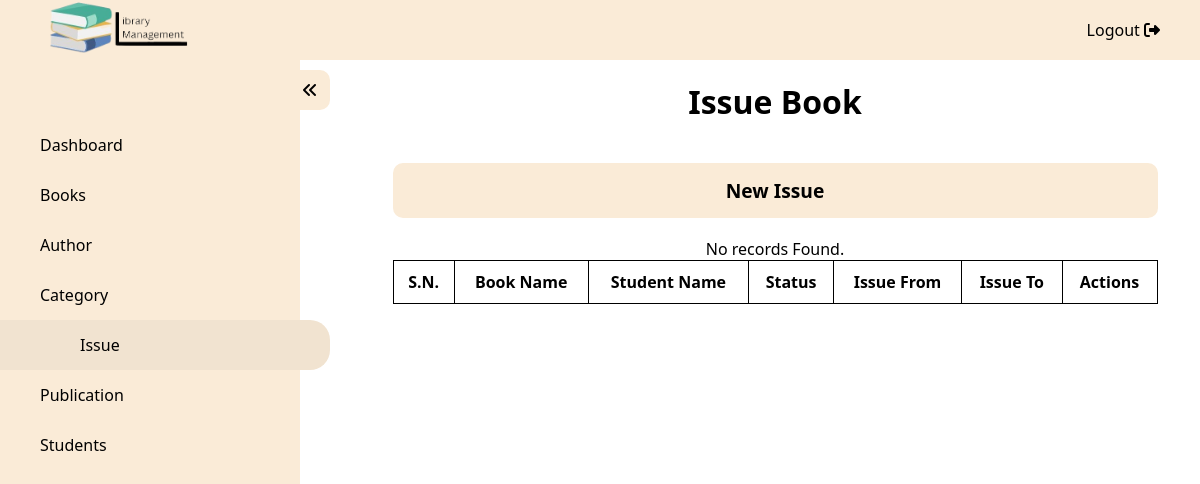
Page /admin/issue.php (signed in) on the earlier database version.
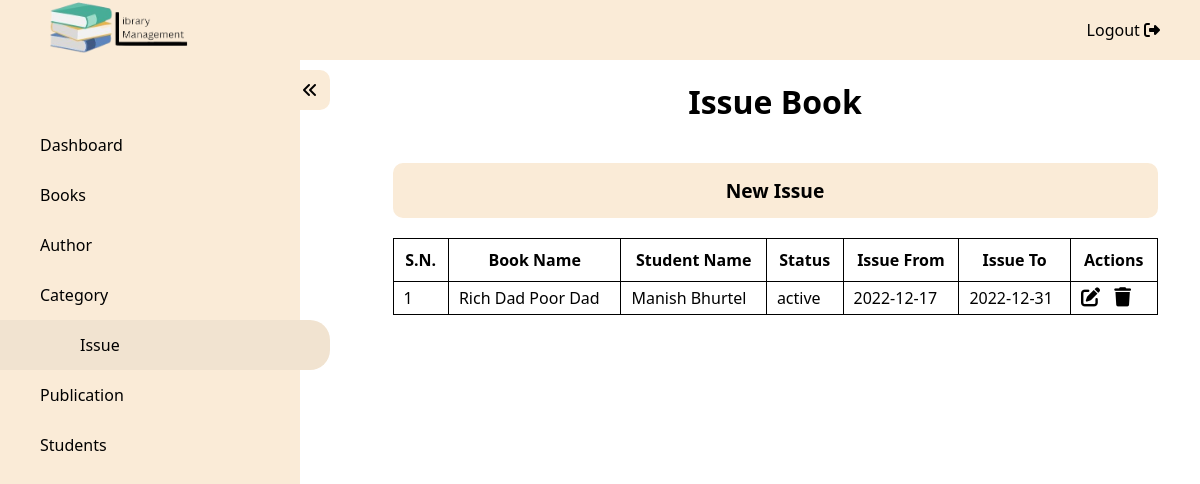
Same page on the later database version.
### tables this page shows
CREATE TABLE `Issue_Details` (
  `ISS_ID` int NOT NULL,
  `BOOK_ID` int NOT NULL,
  `SD_ID` int NOT NULL,
  `ISS_From` timestamp NOT NULL DEFAULT CURRENT_TIMESTAMP,
  `ISS_To` varchar(50) NOT NULL,
  `ISS_Status` varchar(50) NOT NULL
);

CREATE TABLE `Book_Details` (
  `BOOK_ID` int NOT NULL,
  `BOOK_Name` varchar(255) NOT NULL,
  `BOOK_ISBN` varchar(255) NOT NULL,
  `AUT_ID` int NOT NULL,
  `CAT_ID` int NOT NULL,
  `PUB_ID` int NOT NULL,
  `BOOK_Pub_Date` varchar(50) NOT NULL,
  `BOOK_Stock` int NOT NULL,
  `BOOK_Price` int NOT NULL,
  `BOOK_Page` int NOT NULL,
  `BOOK_Image` varchar(255) NOT NULL,
  `BOOK_Add_Date` timestamp NOT NULL DEFAULT CURRENT_TIMESTAMP
);

CREATE TABLE `Student_Details` (
  `SD_ID` int NOT NULL,
  `SD_Email` varchar(255) NOT NULL,
  `SD_Password` varchar(50) NOT NULL,
  `SD_Name` varchar(255) NOT NULL
);

### admin/issue.php (the view, shortened to what this page needs)
<?php
require("../config/db_connect.php");
?>
<!DOCTYPE html>
<html lang="en">
<head>
    <link rel="stylesheet" href="https://cdnjs.cloudflare.com/ajax/libs/font-awesome/6.2.1/css/all.min.css" />
    <link rel="stylesheet" href="../assets/css/index.css" />
    <link rel="stylesheet" href="../assets/css/details.css">
</head>
<body>
    <nav id="topbar">
        <div class="logo"><a href="../index.php"><img src="../assets/image/logo.png" /></a></div>
        <ul>
            <li><a href="../functions/logout.php">Logout <i class="fa-solid fa-right-from-bracket"></i></a> </li>
        </ul>
    </nav>
    <div class="wrapper">
        <nav id="sidebar" class="activeSidebar">
            <div class="iconParent">
                <i class="fa-solid fa-angles-left icon"></i>
            </div>
            <ul>
                <a href="./dashboard.php">
                    <li>Dashboard</li>
                </a>
                <a href="./books.php">
                    <li>Books</li>
                </a>
                <a href="./author.php">
                    <li>Author</li>
                </a>
                <a href="./category.php">
                    <li>Category</li>
                </a>
                <a href="./issue.php">
                    <li class="active">Issue</li>
                </a>
                <a href="./publication.php">
                    <li>Publication</li>
                </a>
                <a href="./student_details.php">
                    <li>Students</li>
                </a>
            </ul>
        </nav>
        <div class="content">
            <h1>Issue Book</h1>
            <a href="./addIssue.php">
                <button>New Issue</button>
            </a>
            <table>
                <thead>
                    <tr>
                        <th>S.N.</th>
                        <th>Book Name</th>
                        <th>Student Name</th>
                        <th>Status</th>
                        <th>Issue From</th>
                        <th>Issue To</th>
                        <th>Actions</th>
                    </tr>
                </thead>
                <tbody>
                    <?php
                    $res = mysqli_query($conn, "SELECT * FROM Issue_Details JOIN Book_Details ON Book_Details.BOOK_ID = Issue_Details.BOOK_ID JOIN Student_Details ON Student_Details.SD_ID = Issue_Details.SD_ID ORDER BY Issue_Details.ISS_From DESC");
                    if (mysqli_num_rows($res) == 0) {
                        echo "<p>No records Found.</p>";
                    } else {
                        $i = 1;
                        while ($row = mysqli_fetch_array($res)) {
                            $id = $row['ISS_ID'];
                            $bookName = $row['BOOK_Name'];
                            $studentName = $row['SD_Name'];
                            $status = $row['ISS_Status'];
                            $issFrom = $row['ISS_From'];
                            $issTo = $row['ISS_To'];
                    ?>
                            <tr>
                                <td><?php echo $i; ?></td>
                                <td><?php echo $bookName; ?></td>
                                <td><?php echo $studentName ?></td>
                                <td><?php echo $status ?></td>
                                <td><?php echo date('Y-m-d', strtotime($issFrom)) ?></td>
                                <td><?php echo $issTo ?></td>
                                <td>
                                    <?php echo "<a href='./editIssue.php?id=" . $id . "'>" ?><i class="fa-solid fa-pen-to-square"></i></a>
                                    <?php echo "<a href='../functions/deleteIssue.php?id=" . $id . "'>" ?><i class="fa-solid fa-trash"></i></a>
                                </td>
                            </tr>
                    <?php
                            $i++;
                        }
                    }
                    ?>
                </tbody>
            </table>
        </div>
    </div>
</body>
</html>

Differences in the rows shown:
added issue_details: BOOK_ID.BOOK_Name "Rich Dad Poor Dad", SD_ID.SD_Name "Manish Bhurtel", ISS_Status "active", ISS_From "2022-12-17", ISS_To "2022-12-31"
Other differences:
text no longer shown: "No records Found."
